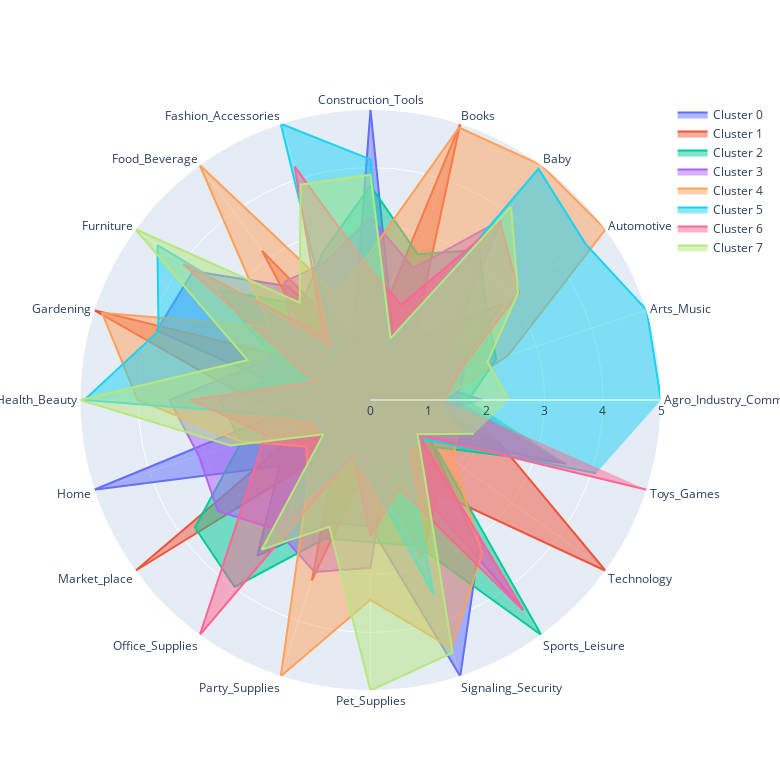

The notebook cell saved with this chart:
### Code cell
# Créer une figure en radar pour chaque cluster
fig = go.Figure()

for cluster, row in df_mms_cat.iterrows():
    values = row.values.tolist()
    

    

    fig.add_trace(go.Scatterpolar(
        r=values,
        theta=prod_col,
        fill='toself',
        name=f'Cluster {cluster}'
    ))

# Mettre en forme la figurenum_cols,
fig.update_layout(
    polar=dict(
        radialaxis=dict(
            visible=True,
            range=[0, 5]
        ),
    ),
    showlegend=True,
    width=780,
    height=780

)

# Afficher la figure
fig.show()
figsize = (60,60)

### Figure 1 — Plotly figure (JSON) as saved in the notebook; plotly's stock layout.template omitted (floating-point values rounded to 4 significant figures)
{"data": [{"fill": "toself", "name": "Cluster 0", "r": [1.932, 1, 1, 1, 1.248, 5.0, 1, 2.421, 3.772, 3.869, 1, 5, 1.935, 3.316, 2.216, 2.18, 5, 3.169, 1.315, 1], "theta": ["Agro_Industry_Commerce", "Arts_Music", "Automotive", "Baby", "Books", "Construction_Tools", "Fashion_Accessories", "Food_Beverage", "Furniture", "Gardening", "Health_Beauty", "Home", "Market_place", "Office_Supplies", "Party_Supplies", "Pet_Supplies", "Signaling_Security", "Sports_Leisure", "Technology", "Toys_Games"], "type": "scatterpolar"}, {"fill": "toself", "name": "Cluster 1", "r": [1, 1.542, 2.828, 1.26, 5, 1, 1.027, 3.177, 1, 5, 2.047, 1.021, 5.0, 1, 3.269, 1, 2.857, 1.974, 5, 2.308], "theta": ["Agro_Industry_Commerce", "Arts_Music", "Automotive", "Baby", "Books", "Construction_Tools", "Fashion_Accessories", "Food_Beverage", "Furniture", "Gardening", "Health_Beauty", "Home", "Market_place", "Office_Supplies", "Party_Supplies", "Pet_Supplies", "Signaling_Security", "Sports_Leisure", "Technology", "Toys_Games"], "type": "scatterpolar"}, {"fill": "toself", "name": "Cluster 2", "r": [1.689, 2.275, 2.488, 3.193, 2.637, 3.688, 2.668, 2.023, 3.232, 1.557, 2.605, 2.339, 3.735, 3.978, 2.502, 2.449, 2.642, 5, 1.374, 3.543], "theta": ["Agro_Industry_Commerce", "Arts_Music", "Automotive", "Baby", "Books", "Construction_Tools", "Fashion_Accessories", "Food_Beverage", "Furniture", "Gardening", "Health_Beauty", "Home", "Market_place", "Office_Supplies", "Party_Supplies", "Pet_Supplies", "Signaling_Security", "Sports_Leisure", "Technology", "Toys_Games"], "type": "scatterpolar"}, {"fill": "toself", "name": "Cluster 3", "r": [1.492, 1.701, 1.736, 3.834, 2.385, 3.142, 2.492, 2.516, 1.657, 2.013, 3.459, 3.107, 3.248, 2.755, 3.112, 2.888, 1, 4.472, 1.006, 3.525], "theta": ["Agro_Industry_Commerce", "Arts_Music", "Automotive", "Baby", "Books", "Construction_Tools", "Fashion_Accessories", "Food_Beverage", "Furniture", "Gardening", "Health_Beauty", "Home", "Market_place", "Office_Supplies", "Party_Supplies", "Pet_Supplies", "Signaling_Security", "Sports_Leisure", "Technology", "Toys_Games"], "type": "scatterpolar"}, {"fill": "toself", "name": "Cluster 4", "r": [1.216, 2.492, 5, 5, 4.93, 2.545, 1.92, 5, 2.145, 4.859, 4.006, 2.326, 1.362, 1.839, 5, 3.439, 4.488, 3.273, 1.759, 1.591], "theta": ["Agro_Industry_Commerce", "Arts_Music", "Automotive", "Baby", "Books", "Construction_Tools", "Fashion_Accessories", "Food_Beverage", "Furniture", "Gardening", "Health_Beauty", "Home", "Market_place", "Office_Supplies", "Party_Supplies", "Pet_Supplies", "Signaling_Security", "Sports_Leisure", "Technology", "Toys_Games"], "type": "scatterpolar"}, {"fill": "toself", "name": "Cluster 5", "r": [5.0, 5.0, 4.573, 4.92, 1, 4.141, 5, 1, 4.533, 3.836, 4.926, 1, 1.005, 2.365, 1.044, 1.347, 3.526, 1, 1.168, 4.083], "theta": ["Agro_Industry_Commerce", "Arts_Music", "Automotive", "Baby", "Books", "Construction_Tools", "Fashion_Accessories", "Food_Beverage", "Furniture", "Gardening", "Health_Beauty", "Home", "Market_place", "Office_Supplies", "Party_Supplies", "Pet_Supplies", "Signaling_Security", "Sports_Leisure", "Technology", "Toys_Games"], "type": "scatterpolar"}, {"fill": "toself", "name": "Cluster 6", "r": [1.262, 1.608, 3.156, 3.793, 1.727, 2.226, 4.223, 1.378, 3.985, 1, 3.092, 1.91, 2.602, 5.0, 1, 2.332, 1.596, 4.474, 1.026, 5], "theta": ["Agro_Industry_Commerce", "Arts_Music", "Automotive", "Baby", "Books", "Construction_Tools", "Fashion_Accessories", "Food_Beverage", "Furniture", "Gardening", "Health_Beauty", "Home", "Market_place", "Office_Supplies", "Party_Supplies", "Pet_Supplies", "Signaling_Security", "Sports_Leisure", "Technology", "Toys_Games"], "type": "scatterpolar"}, {"fill": "toself", "name": "Cluster 7", "r": [2.382, 2.118, 3.14, 4.114, 1.116, 3.878, 3.896, 2.072, 5, 2.226, 5, 2.535, 1, 3.182, 2.294, 5.0, 4.573, 1.572, 1, 1.873], "theta": ["Agro_Industry_Commerce", "Arts_Music", "Automotive", "Baby", "Books", "Construction_Tools", "Fashion_Accessories", "Food_Beverage", "Furniture", "Gardening", "Health_Beauty", "Home", "Market_place", "Office_Supplies", "Party_Supplies", "Pet_Supplies", "Signaling_Security", "Sports_Leisure", "Technology", "Toys_Games"], "type": "scatterpolar"}], "layout": {"height": 780, "polar": {"radialaxis": {"range": [0, 5], "visible": true}}, "showlegend": true, "width": 780}}
